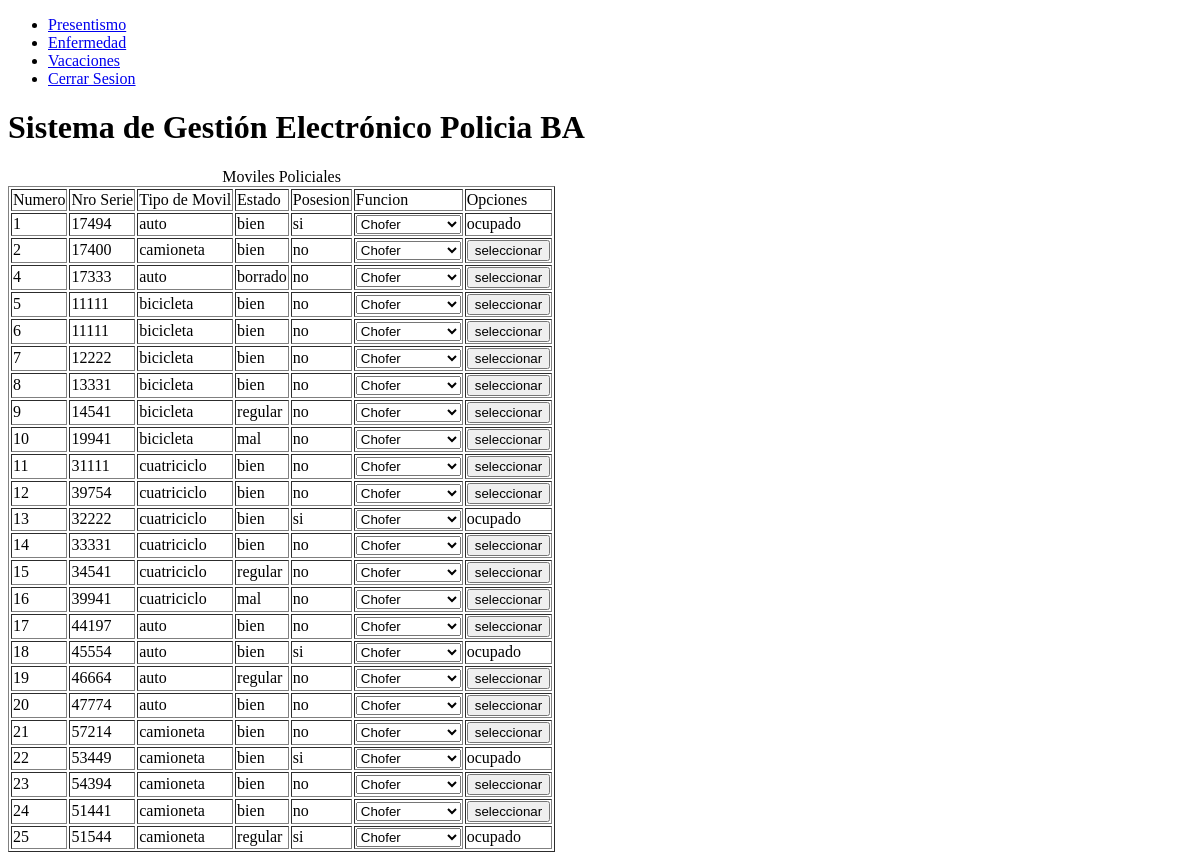
The page /usuarios/moviles.php (signed in) on the database as committed earlier.
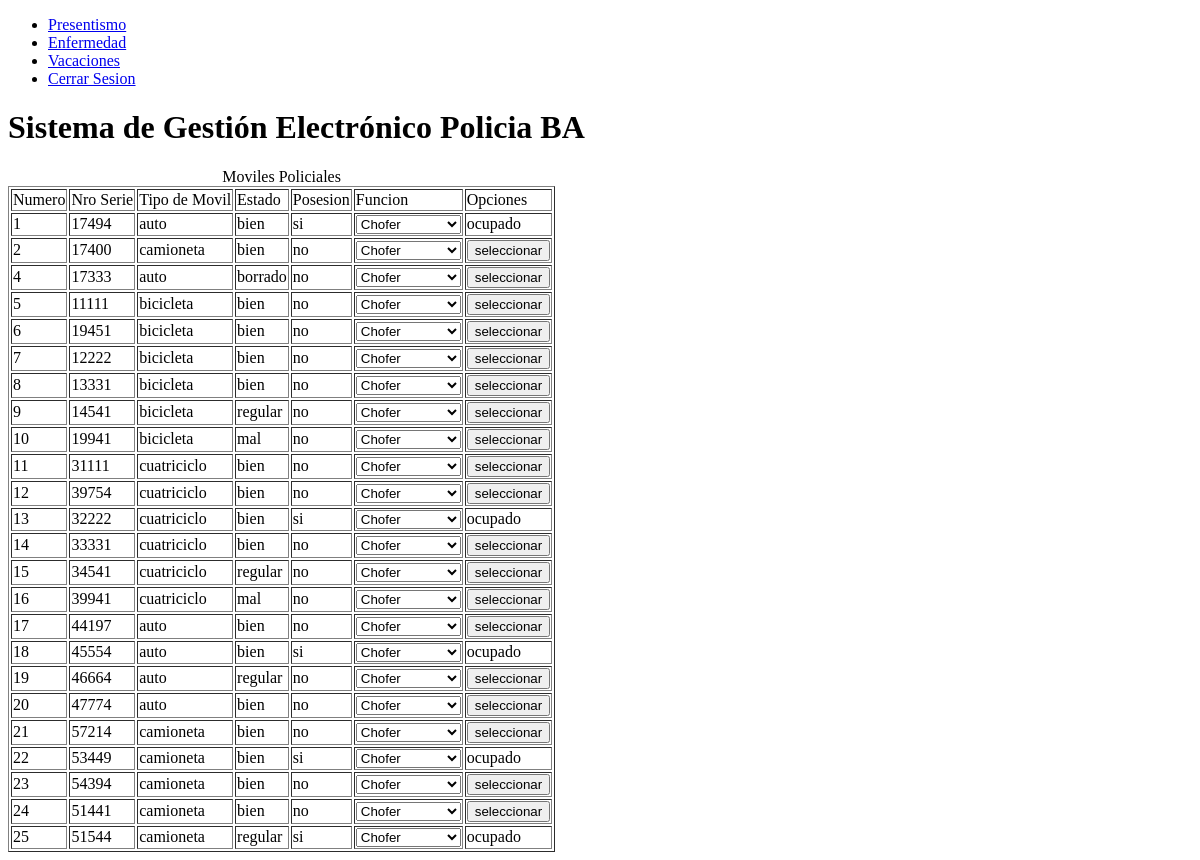
The same page on the database as committed later.
### tables this page shows
CREATE TABLE `moviles` (
  `movil_id` int(11) NOT NULL,
  `nro_serie` int(11) NOT NULL,
  `tipo_movil` varchar(50) NOT NULL,
  `estado` varchar(50) NOT NULL,
  `posesion` tinyint(1) NOT NULL,
  `fecha_borrado` date DEFAULT NULL
);

### usuarios/moviles.php (the view, shortened to what this page needs)
<?php
    include("../conexion.php");
    $sql = "SELECT movil_id,nro_serie,tipo_movil,estado,posesion FROM moviles
    where   estado <> 'radiado' order by movil_id asc";
    $rta = mysqli_query($conexion,$sql) or
    die("Problemas en el select:".mysqli_error($conexion));
?>
<!DOCTYPE html>
<html lang="en">
<head>
</head>
<body>
        <ul>
            <li><a href="index.php">Presentismo</a></li>
            <li><a href="enfermedad.php">Enfermedad</a></li>
            <li><a href="vacaciones.php">Vacaciones</a></li>
            <li><a href="../cerrar_session.php">Cerrar Sesion</a></li>
        </ul>
        <h1>Sistema de Gestión Electrónico Policia BA</h1>
        <table border="1">
        <caption>Moviles Policiales</caption>
            <tr>
                <td>Numero</td>
                <td>Nro Serie</td>
                <td>Tipo de Movil</td>
                <td>Estado</td>
                <td>Posesion</td>
                <td>Funcion</td>
                <td>Opciones</td>
            </tr>
            <?php
                while($mostrar = mysqli_fetch_array($rta)){
                    if($mostrar['posesion']==0)$mostrar['posesion']="no";
                    else $mostrar['posesion']="si";
            ?>
            <tr>
                <td><?php echo $mostrar['movil_id']?></td>
                <td><?php echo $mostrar['nro_serie']?></td>
                <td><?php echo $mostrar['tipo_movil']?></td>
                <td><?php echo $mostrar['estado']?></td>
                <td><?php echo $mostrar['posesion']?></td>
                    <form action="presentismo.php" method="POST">
                        <td>
                            <select name="funcion">
                                <option value="chofer">Chofer</option>
                            </select>
                        </td>
                        <td>
                            <?php
                                if($mostrar['posesion']=="no"){
                            ?>
                                <input type="submit" value="seleccionar" name="seleccionar">
                            <?php
                                }
                                else echo "ocupado";
                            ?>
                        </td>
                    </form>
            </tr>
            <?php
                }
            ?>
        </table>
</body>
</html>

Rows that differ between the two databases and show on the page:
changed moviles id 6: nro_serie "11111" → "19451"
